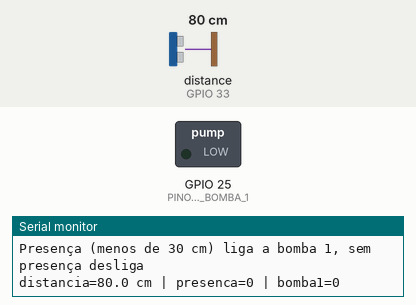
Recording of a sketch running on a simulated ESP32. Parts: switched loads named in the sketch (green lamp = pin HIGH), the last lines printed to the serial monitor. Wiring (inferred from the names in the program): ultrasonic range finder: trigger GPIO 32; echo GPIO 33. The test bench sets the inputs (shaded band); at power-on: distance to the obstacle (sensor on GPIO 33) 80 cm. The echo pulse lasts 58.3 µs per cm; pins used as bus, display or sensor lines are not drawn.

Above: at 1.7 s.
1.8 s: distance to the obstacle (sensor on GPIO 33) set to 34 cm
3.3 s: distance to the obstacle (sensor on GPIO 33) set to 28 cm
At 4.4 s:
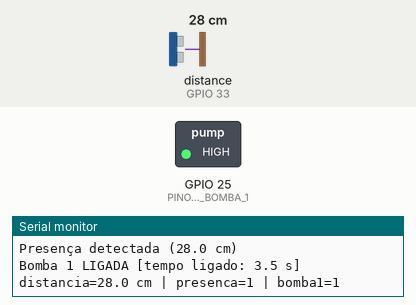
Timing chart, 0 to 6.3 s (numbered marks = the images above; inputs shaded):
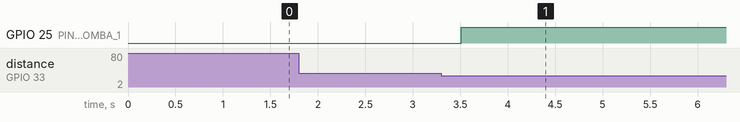

Measured:
- the behaviour switches between 31 and 30 cm on distance to the obstacle (sensor on GPIO 33) (found by bisection; images 0 and 1)
- after the input at 3.3 s, GPIO 25 (PINO_MOSFET_BOMBA_1): LOW → HIGH after 0.21 s

The sketch:

teste_bomba1_presenca.ino
```cpp
// teste da bomba 1 pelo sensor de presença (ultrassônico HC-SR04)
//
// como usar:
//   1. abrir o Monitor Serial (Ferramentas > Monitor Serial) em 115200 baud
//   2. colocar a mão (ou o gato) a menos de 30 cm do sensor: a bomba 1 liga
//   3. tirar a mão: a bomba 1 desliga
//
// proteção: se a presença durar mais que o tempo máximo, a bomba desliga sozinha
// e só liga de novo depois que a presença sumir e voltar

#include <Arduino.h>
#include <esp_system.h>

// ===============================================================
// configurações
// ===============================================================

// pino do gate do MOSFET da bomba 1 (conforme o esquemático da placa 2)
const int PINO_MOSFET_BOMBA_1 = 25;

// pinos do sensor ultrassônico
const int PINO_ULTRASSONICO_GATILHO = 32;
const int PINO_ULTRASSONICO_ECO = 33;

// nível lógico que liga o MOSFET da bomba (IRL540N, canal N: nível alto liga)
const int NIVEL_LOGICO_BOMBA_LIGADA = HIGH;

// presença
const float DISTANCIA_MAXIMA_DE_PRESENCA_EM_CENTIMETROS = 30.0;
const float DISTANCIA_SEM_ECO_EM_CENTIMETROS = 400.0;
const unsigned long TEMPO_LIMITE_DO_ECO_EM_MICROSSEGUNDOS = 25000;
const unsigned long INTERVALO_ENTRE_LEITURAS_MS = 100;

// quantas leituras seguidas iguais são necessárias para mudar a presença
// (evita a bomba ficar ligando e desligando por uma leitura ruim)
const int LEITURAS_SEGUIDAS_PARA_CONFIRMAR = 3;

// proteção: desliga a bomba sozinha depois desse tempo (0 = sem limite)
const unsigned long TEMPO_MAXIMO_LIGADA_EM_SEGUNDOS = 60;

// intervalo entre as mensagens de acompanhamento no monitor serial
const unsigned long INTERVALO_DA_DEPURACAO_MS = 1000;

// ===============================================================
// variáveis globais
// ===============================================================

bool bombaLigada = false;
unsigned long instanteDeLigamentoEmMs = 0;

float distanciaEmCentimetros = DISTANCIA_SEM_ECO_EM_CENTIMETROS;
bool presencaConfirmada = false;
int leiturasSeguidasDiferentes = 0;
unsigned long instanteDaUltimaLeituraMs = 0;
unsigned long instanteDaUltimaDepuracaoMs = 0;

// verdadeiro depois que a proteção de tempo desligou a bomba
// só volta a falso quando a presença some
bool bloqueadaPelaProtecao = false;

// ===============================================================
// funções
// ===============================================================

/*
  Escreve no monitor serial o tempo desde que o ESP32 ligou
  Se esse tempo voltar a zero ao ligar a bomba, o ESP32 reiniciou
*/
void imprimirTempoLigado() {
  Serial.print(" [tempo ligado: ");
  Serial.print(millis() / 1000.0, 1);
  Serial.println(" s]");
}

/*
  Liga a bomba 1
*/
void ligarBomba() {
  bombaLigada = true;
  instanteDeLigamentoEmMs = millis();
  digitalWrite(PINO_MOSFET_BOMBA_1, NIVEL_LOGICO_BOMBA_LIGADA);

  Serial.print("Bomba 1 LIGADA");
  imprimirTempoLigado();
}

/*
  Desliga a bomba 1
*/
void desligarBomba() {
  bombaLigada = false;
  digitalWrite(PINO_MOSFET_BOMBA_1, !NIVEL_LOGICO_BOMBA_LIGADA);

  Serial.print("Bomba 1 desligada");
  imprimirTempoLigado();
}

/*
  Mede a distância do ultrassônico em centímetros
  Retorna DISTANCIA_SEM_ECO_EM_CENTIMETROS quando nenhum eco volta
*/
float medirDistanciaEmCentimetros() {
  // pulso de 10 microssegundos no gatilho
  digitalWrite(PINO_ULTRASSONICO_GATILHO, LOW);
  delayMicroseconds(2);
  digitalWrite(PINO_ULTRASSONICO_GATILHO, HIGH);
  delayMicroseconds(10);
  digitalWrite(PINO_ULTRASSONICO_GATILHO, LOW);

  // duração do eco (zero quando estoura o tempo limite)
  unsigned long duracaoDoEcoEmMicrossegundos = pulseIn(
    PINO_ULTRASSONICO_ECO,
    HIGH,
    TEMPO_LIMITE_DO_ECO_EM_MICROSSEGUNDOS
  );

  if (duracaoDoEcoEmMicrossegundos == 0) {
    return DISTANCIA_SEM_ECO_EM_CENTIMETROS;
  }

  // velocidade do som: 0,0343 cm por microssegundo, ida e volta
  return duracaoDoEcoEmMicrossegundos * 0.0343 / 2.0;
}

/*
  Lê o sensor a cada intervalo fixo e atualiza a presença confirmada
  A presença só muda depois de várias leituras seguidas indicando a mudança
*/
void atualizarPresenca() {
  unsigned long agoraMs = millis();

  if (agoraMs - instanteDaUltimaLeituraMs < INTERVALO_ENTRE_LEITURAS_MS) {
    return;
  }
  instanteDaUltimaLeituraMs = agoraMs;

  distanciaEmCentimetros = medirDistanciaEmCentimetros();
  bool presencaAgora = distanciaEmCentimetros < DISTANCIA_MAXIMA_DE_PRESENCA_EM_CENTIMETROS;

  if (presencaAgora == presencaConfirmada) {
    leiturasSeguidasDiferentes = 0;
    return;
  }

  leiturasSeguidasDiferentes++;
  if (leiturasSeguidasDiferentes >= LEITURAS_SEGUIDAS_PARA_CONFIRMAR) {
    presencaConfirmada = presencaAgora;
    leiturasSeguidasDiferentes = 0;

    Serial.print(presencaConfirmada ? "Presença detectada" : "Presença sumiu");
    Serial.print(" (");
    Serial.print(distanciaEmCentimetros, 1);
    Serial.println(" cm)");
  }
}

/*
  Liga a bomba com presença e desliga sem presença
  Depois que a proteção de tempo desliga a bomba, ela só liga de novo
  quando a presença sumir e voltar
*/
void controlarBomba() {
  if (!presencaConfirmada) {
    bloqueadaPelaProtecao = false;
  }

  if (presencaConfirmada && !bombaLigada && !bloqueadaPelaProtecao) {
    ligarBomba();
  }

  if (!presencaConfirmada && bombaLigada) {
    desligarBomba();
  }
}

/*
  Desliga a bomba se passou do tempo máximo (proteção contra esquecimento)
*/
void verificarTempoMaximo() {
  if (TEMPO_MAXIMO_LIGADA_EM_SEGUNDOS == 0 || !bombaLigada) {
    return;
  }

  bool passouDoLimite = (millis() - instanteDeLigamentoEmMs) >= TEMPO_MAXIMO_LIGADA_EM_SEGUNDOS * 1000UL;
  if (passouDoLimite) {
    Serial.print("Tempo máximo atingido: ");
    desligarBomba();
    bloqueadaPelaProtecao = true;
  }
}

/*
  Traduz o motivo do último reinício do ESP32 para texto
  Argumentos:
    motivo: código devolvido por esp_reset_reason()
*/
const char* descreverMotivoDoReinicio(esp_reset_reason_t motivo) {
  switch (motivo) {
    case ESP_RST_POWERON:
      return "ligado na energia";
    case ESP_RST_EXT:
      return "botão EN (reset externo)";
    case ESP_RST_SW:
      return "reinício por software";
    case ESP_RST_PANIC:
      return "erro no programa (panic)";
    case ESP_RST_INT_WDT:
    case ESP_RST_TASK_WDT:
    case ESP_RST_WDT:
      return "watchdog (programa travado)";
    case ESP_RST_BROWNOUT:
      return "QUEDA DE TENSÃO (brownout)";
    default:
      return "outro motivo";
  }
}

/*
  Imprime no monitor serial um resumo para acompanhar o teste
*/
void imprimirDepuracao() {
  if (millis() - instanteDaUltimaDepuracaoMs < INTERVALO_DA_DEPURACAO_MS) {
    return;
  }
  instanteDaUltimaDepuracaoMs = millis();

  Serial.print("distancia=");
  Serial.print(distanciaEmCentimetros, 1);
  Serial.print(" cm | presenca=");
  Serial.print(presencaConfirmada);
  Serial.print(" | bomba1=");
  Serial.println(bombaLigada);
}

// ===============================================================
// programa principal
// ===============================================================

/*
  Configura os pinos (bomba desligada) e mostra o motivo do último reinício
*/
void setup() {
  Serial.begin(115200);
  delay(500);

  // bomba começa desligada antes de virar saída
  digitalWrite(PINO_MOSFET_BOMBA_1, !NIVEL_LOGICO_BOMBA_LIGADA);
  pinMode(PINO_MOSFET_BOMBA_1, OUTPUT);

  // ultrassônico
  pinMode(PINO_ULTRASSONICO_GATILHO, OUTPUT);
  pinMode(PINO_ULTRASSONICO_ECO, INPUT);

  // motivo do último reinício (mostra brownout, se tiver acontecido)
  Serial.print("Motivo do último reinício: ");
  Serial.println(descreverMotivoDoReinicio(esp_reset_reason()));

  Serial.println("=== Teste da bomba 1 pelo sensor de presença ===");
  Serial.println("Presença (menos de 30 cm) liga a bomba 1, sem presença desliga");
}

/*
  Lê a presença, controla a bomba e aplica a proteção de tempo máximo
*/
void loop() {
  atualizarPresenca();
  controlarBomba();
  verificarTempoMaximo();
  imprimirDepuracao();
}
```
